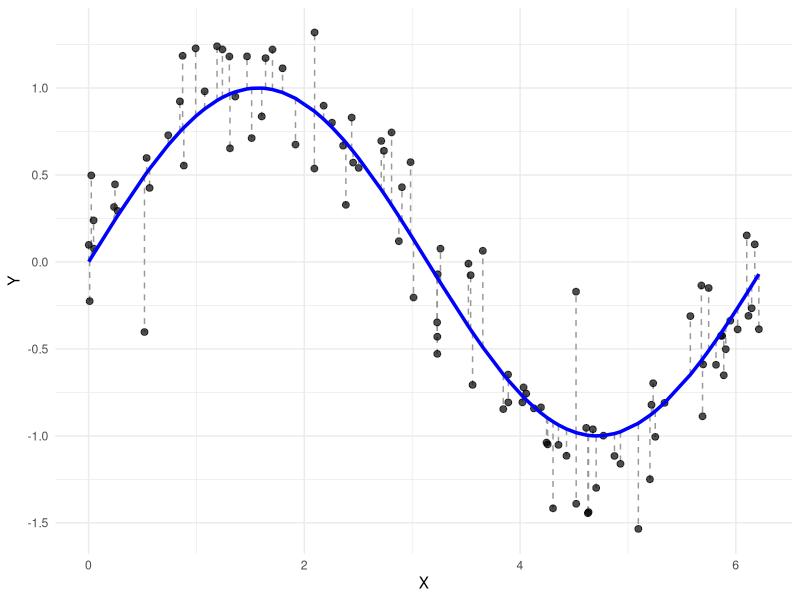
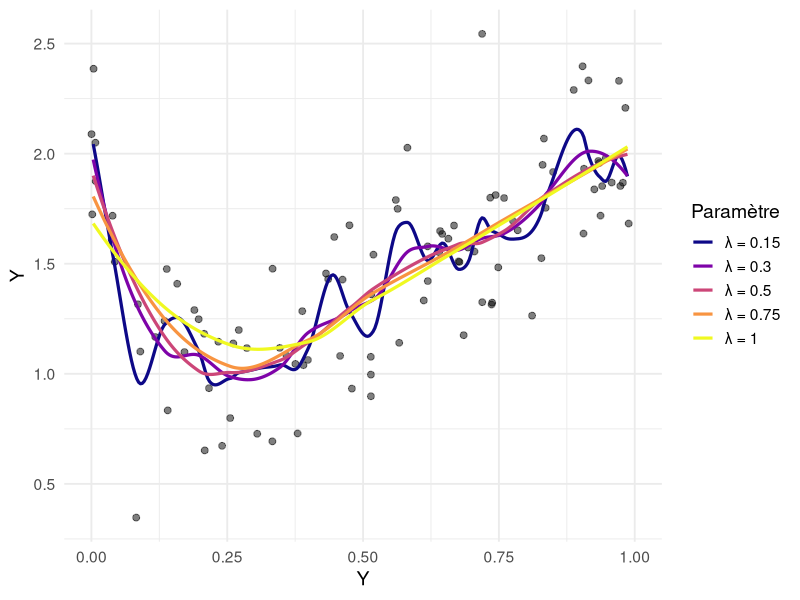
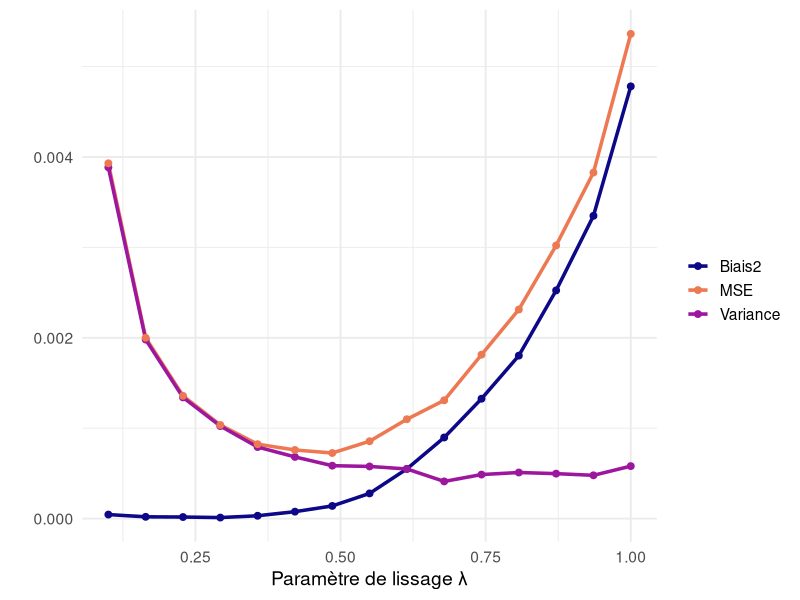

Recreate these plots in R, in order.
## ---- chunk 1
#| label: fig-model
#| fig-cap: "Les différents éléments du modèle. Les points représentent les données observées $(X_i, Y_i)$. La courbe bleue représente la fonction $f$ et les lignes pointillées représentent l'erreur associée à chaque observation."
#| warning: false
#| eval: true

# Load required package
library(ggplot2)

# Set seed for reproducibility
set.seed(42)

# 1. Generate data
n <- 100
x <- sort(runif(n, 0, 2 * pi))
f_x <- sin(x)
epsilon <- rnorm(n, mean = 0, sd = 0.3)
y <- f_x + epsilon

# 2. Create data frame
data <- data.frame(x = x, y = y, f_x = f_x)

# 3. Plot
ggplot(data, aes(x, y)) +
  # Vertical lines: error = Y - f(X)
  geom_segment(
    aes(x = x, xend = x, y = f_x, yend = y),
    color = "gray60", linetype = "dashed"
  ) +
  # Observed points
  geom_point(color = "black", alpha = 0.7, size = 2) +
  # True function
  geom_line(aes(x = x, y = f_x), color = "blue", size = 1.2) +
  labs(
    x = "X", y = "Y"
  ) +
  theme_minimal()

## ---- chunk 2
#| label: fig-plot
#| fig-cap: "Différents estimateurs de la fonction $f$."
#| warning: false
#| eval: true

# Load packages
library(ggplot2)
library(dplyr)
library(tidyr)

set.seed(42)

# 1. Simulate a single dataset
n <- 100
sigma <- 0.3
x <- sort(runif(n, 0, 1))
y <- 4 * x * (1 - x) * log(x) + 2 + rnorm(n, 0, sigma)
df <- data.frame(x = x, y = y)

# 2. Define grid and spans to compare
x_grid <- seq(0, 1, length.out = 300)
spans_to_plot <- c(0.15, 0.3, 0.5, 0.75, 1.0)

# 3. Compute loess fits for each span
fits <- lapply(spans_to_plot, function(s) {
  loess_model <- loess(y ~ x, data = df, span = s)
  y_hat <- predict(loess_model, newdata = data.frame(x = x_grid))
  data.frame(x = x_grid, y_hat = y_hat, span = paste0("λ = ", s))
})

fit_df <- bind_rows(fits)

# 4. Plot
ggplot() +
  geom_point(data = df, aes(x, y), color = "black", alpha = 0.5, size = 2) +
  geom_line(data = fit_df, aes(x, y_hat, color = span), size = 1.1) +
  scale_color_viridis_d(option = "C") +
  labs(
    x = "Y", y = "Y",
    color = "Paramètre"
  ) +
  theme_minimal(base_size = 14)
## ---- chunk 3
#| label: fig-bias-variance
#| fig-cap: "Compromis biais/variance."
#| warning: false
#| eval: true

# Load packages
library(ggplot2)
library(dplyr)
library(tidyr)

set.seed(42)

# Parameters
n <- 100              # number of observations per dataset
n_sim <- 100          # number of simulated datasets
spans <- seq(0.1, 1, length.out = 15)  # LOESS smoothing parameters
sigma <- 0.1          # noise standard deviation
x_grid <- seq(0.1, 1, length.out = 200)
f_true <- 4 * x_grid * (1 - x_grid) * log(x_grid) + 2

# Storage for predictions
results <- list()

for (s in spans) {
  pred_matrix <- matrix(NA, nrow = length(x_grid), ncol = n_sim)
  
  for (sim in 1:n_sim) {
    x <- sort(runif(n, 0.01, 1.1))
    y <- 4 * x * (1 - x) * log(x) + 2 + rnorm(n, 0, sigma)
    df <- data.frame(x = x, y = y)
    
    # Fit loess model with span = s
    model <- loess(y ~ x, data = df, span = s, degree = 2)
    pred <- predict(model, newdata = data.frame(x = x_grid), )
    
    pred_matrix[, sim] <- pred
  }
  
  # For each point in x_grid, compute bias², variance, MSE
  mean_pred <- rowMeans(pred_matrix, na.rm = TRUE)
  bias2 <- (mean_pred - f_true)^2
  var_pred <- apply(pred_matrix, 1, var, na.rm = TRUE)
  mse <- bias2 + var_pred
  
  results[[as.character(s)]] <- data.frame(
    span = s,
    Biais2 = mean(bias2),
    Variance = mean(var_pred),
    MSE = mean(mse)
  )
}

# Combine and reshape results
results_df <- bind_rows(results)
results_long <- pivot_longer(
  results_df,
  cols = c("Biais2", "Variance", "MSE"),
  names_to = "component", values_to = "value"
)

# Plot
ggplot(results_long, aes(x = span, y = value, color = component)) +
  geom_line(size = 1.2) +
  geom_point(size = 2) +
  scale_color_manual(
    values = c("Biais2" = "#0D0887FF", "Variance" = "#9C179EFF", "MSE" = "#ED7953FF")
  ) +
  labs(
    x = "Paramètre de lissage λ" ,
    y = "",
    color = ""
  ) +
  theme_minimal(base_size = 14)
